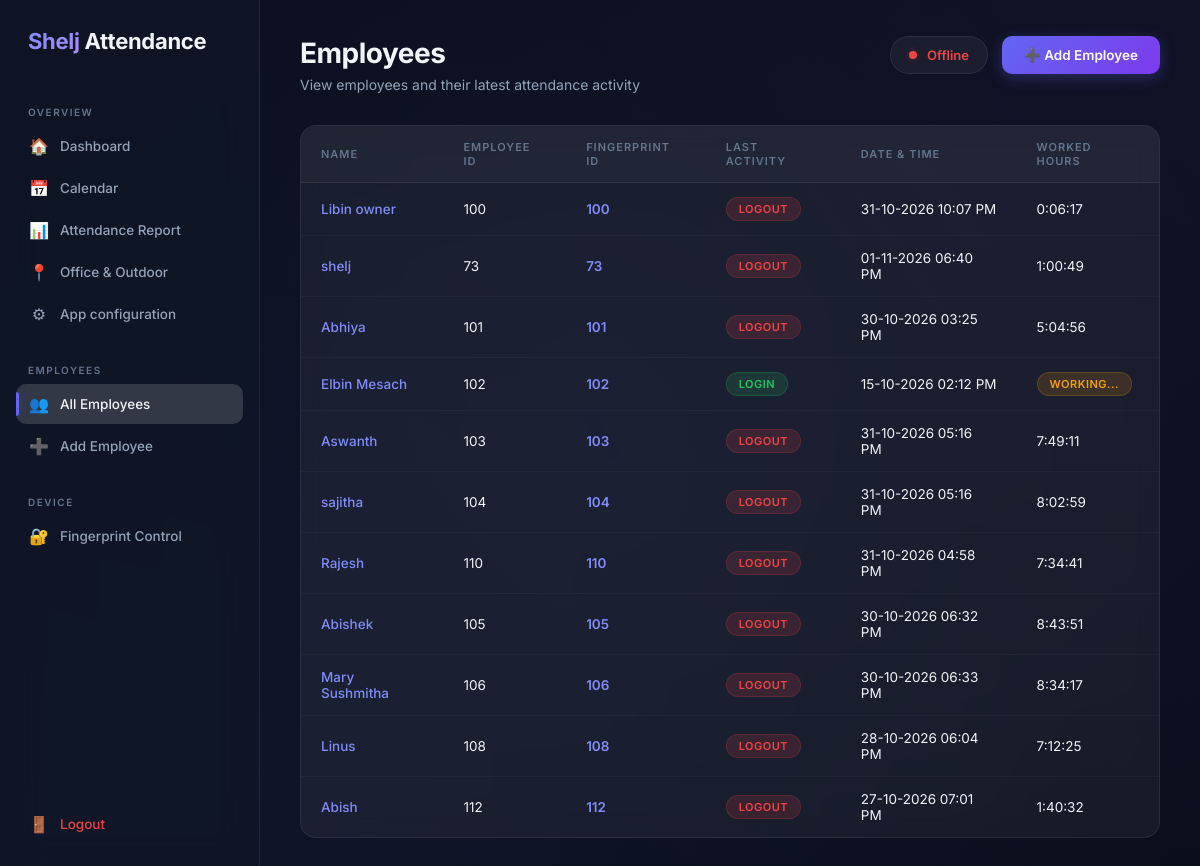
The app's page /api/employees/ (signed in) with its own data.
### attendance/models.py (models this page shows, shortened)
class Employee(models.Model):
    login_notifications_enabled = models.BooleanField(default=True)
    user = models.OneToOneField(settings.AUTH_USER_MODEL, on_delete=models.PROTECT, related_name="employee")
    name = models.CharField(max_length=150)
    employee_id = models.CharField(max_length=50, unique=True)
    fingerprint_id = models.CharField(max_length=100, unique=True)

class AttendanceSession(models.Model):
    employee = models.ForeignKey(
        Employee,
        on_delete=models.CASCADE,
        related_name="attendance_sessions",
    )
    login_at = models.DateTimeField()
    logout_at = models.DateTimeField(null=True, blank=True)
    worked_hours = models.DurationField(
        null=True,
        blank=True,
    )
    created_at = models.DateTimeField(auto_now_add=True)
    updated_at = models.DateTimeField(auto_now=True)

### attendance/views.py (the view)
@login_required
def employee_list(request):
    employees = Employee.objects.all().prefetch_related(
        "attendance_sessions"
    )
    employee_data = []
    for employee in employees:
        last_session = (
            employee.attendance_sessions
            .order_by("-login_at")
            .first()
        )
        if last_session is None:
            last_action = "No attendance"
            last_time = None
        elif last_session.logout_at is not None:
            last_action = "Logout"
            last_time = last_session.logout_at
        else:
            last_action = "Login"
            last_time = last_session.login_at
        employee_data.append({
            "employee": employee,
            "last_action": last_action,
            "last_time": last_time,
            "worked_hours": last_session.worked_hours if last_session else None,
        })
    return render(
        request,
        "attendance/employees.html",
        {
            "employee_data": employee_data,
        },
    )

### attendance/context_processors.py (called while the page is built)
def device_status(request):
    device = (
        AttendanceDevice.objects
        .filter(is_active=True)
        .first()
    )
    return {
        "device": device,
    }

### attendance/mobile_render.py (called while the page is built)
def render(request, template_name, context=None, *args, **kwargs):
    if not getattr(request, "mobile_api", False):
        return html_render(request, template_name, context, *args, **kwargs)
    data = serialize(context or {})
    if "calendar_days" in data:
        import json
        data["calendar_days"] = json.loads(data["calendar_days"])
    return JsonResponse(data)

### attendance/models.py (called while the page is built)
    @property
    def is_online(self):
        if self.last_seen is None:
            return False
        return timezone.now() - self.last_seen < timedelta(minutes=2)

### attendance/templates/attendance/employees.html (shortened to what this page needs)
{% extends "attendance/base.html" %}
{% block nav_employees %}active{% endblock %}
{% block content %}
    <div class="page-header">
        <div>
            <h1>Employees</h1>
            <p>View employees and their latest attendance activity</p>
        </div>
        <div style="display: flex; align-items: center; gap: 14px;">
            {% if device and device.is_online %}
                <div class="device-badge online">
                    <span class="dot"></span>
                    Online
                </div>
            {% else %}
                <div class="device-badge offline">
                    <span class="dot"></span>
                    Offline
                </div>
            {% endif %}
            <a
                href="{% url 'employee_create' %}"
                class="btn btn-primary"
                id="btn-add-employee"
            >
                ➕ Add Employee
            </a>
        </div>
    </div>
    <div class="glass-table-wrap">
        <table class="glass-table" id="employees-table">
            <thead>
                <tr>
                    <th>Name</th>
                    <th>Employee ID</th>
                    <th>Fingerprint ID</th>
                    <th>Last Activity</th>
                    <th>Date & Time</th>
                    <th>Worked Hours</th>
                </tr>
            </thead>
            <tbody>
            {% for item in employee_data %}
                <tr>
                    <td>
                        <a href="{% url 'employee_detail' item.employee.id %}" id="employee-link-{{ item.employee.id }}">
                            {{ item.employee.name }}
                        </a>
                    </td>
                    <td>
                        {{ item.employee.employee_id }}
                    </td>
                    <td>
                        <span style="color: var(--accent-light); font-weight: 600;">
                            {{ item.employee.fingerprint_id }}
                        </span>
                    </td>
                    <td>
                        {% if item.last_action == "Login" %}
                            <span class="badge badge-login">LOGIN</span>
                        {% elif item.last_action == "Logout" %}
                            <span class="badge badge-logout">LOGOUT</span>
                        {% else %}
                            <span class="badge badge-empty">No attendance</span>
                        {% endif %}
                    </td>
                    <td>
                        {% if item.last_time %}
                            {{ item.last_time|date:"d-m-Y h:i A" }}
                        {% else %}
                            <span style="color: var(--text-muted);">—</span>
                        {% endif %}
                    </td>
                    <td>
                        {% if item.last_time %}
                            {% if item.employee.attendance_sessions.last.worked_hours %}
                                {{ item.employee.attendance_sessions.last.worked_hours }}
                            {% else %}
                                <span class="badge badge-working">Working...</span>
                            {% endif %}
                        {% else %}
                            <span style="color: var(--text-muted);">—</span>
                        {% endif %}
                    </td>
                </tr>
            {% empty %}
                <tr>
                    <td colspan="6" style="text-align: center; padding: 40px; color: var(--text-muted);">
                        No employees found. Click "Add Employee" to get started.
                    </td>
                </tr>
            {% endfor %}
            </tbody>
        </table>
    </div>
{% endblock %}

### attendance/templates/attendance/base.html (style rules this page uses)
*, *::before, *::after { box-sizing: border-box; margin: 0; padding: 0; }
:root { --bg-primary: #0a0e1a; --bg-secondary: #111827; --glass-bg: rgba(255, 255, 255, 0.05); --glass-border: rgba(255, 255, 255, 0.08); --glass-hover: rgba(255, 255, 255, 0.1); --glass-active: rgba(255, 255, 255, 0.15); --text-primary: #f1f5f9; --text-secondary: #94a3b8; --text-muted: #64748b; --accent: #6366f1; --accent-light: #818cf8; --accent-glow: rgba(99, 102, 241, 0.3); --success: #22c55e; --success-glow: rgba(34, 197, 94, 0.3); --danger: #ef4444; --danger-glow: rgba(239, 68, 68, 0.3); --warning: #f59e0b; --warning-glow: rgba(245, 158, 11, 0.3); --sidebar-width: 260px; --radius: 16px; --radius-sm: 10px; --transition: 0.2s cubic-bezier(0.4, 0, 0.2, 1); }
html { scroll-behavior: smooth; }
body { font-family: 'Inter', -apple-system, BlinkMacSystemFont, sans-serif; background: var(--bg-primary); color: var(--text-primary); min-height: 100vh; overflow-x: hidden; }
body::before { content: ''; position: fixed; top: -50%; left: -50%; width: 200%; height: 200%; background: radial-gradient(circle at 20% 80%, rgba(99, 102, 241, 0.08) 0%, transparent 50%), radial-gradient(circle at 80% 20%, rgba(139, 92, 246, 0.06) 0%, transparent 50%), radial-gradient(circle at 50% 50%, rgba(59, 130, 246, 0.04) 0%, transparent 50%); animation: bgShift 20s ease-in-out infinite; z-index: -1; }
.page-header { display: flex; justify-content: space-between; align-items: flex-start; margin-bottom: 32px; }
.page-header h1 { font-size: 28px; font-weight: 700; letter-spacing: -0.5px; margin-bottom: 6px; }
.page-header p { color: var(--text-secondary); font-size: 14px; }
.device-badge { display: flex; align-items: center; gap: 10px; padding: 10px 18px; border-radius: 50px; background: var(--glass-bg); backdrop-filter: blur(12px); -webkit-backdrop-filter: blur(12px); border: 1px solid var(--glass-border); font-size: 13px; font-weight: 600; }
.device-badge .dot { width: 8px; height: 8px; border-radius: 50%; flex-shrink: 0; }
.device-badge.offline .dot { background: var(--danger); box-shadow: 0 0 8px var(--danger-glow); }
.device-badge.offline { color: var(--danger); }
.glass-table-wrap { background: var(--glass-bg); backdrop-filter: blur(12px); -webkit-backdrop-filter: blur(12px); border: 1px solid var(--glass-border); border-radius: var(--radius); overflow: hidden; }
.glass-table { width: 100%; border-collapse: collapse; }
.glass-table th, .glass-table td { padding: 14px 20px; text-align: left; font-size: 13.5px; }
.glass-table thead th { background: rgba(255, 255, 255, 0.03); color: var(--text-muted); font-weight: 600; font-size: 11px; text-transform: uppercase; letter-spacing: 1px; border-bottom: 1px solid var(--glass-border); }
.glass-table tbody tr { border-bottom: 1px solid rgba(255, 255, 255, 0.03); transition: var(--transition); }
.glass-table tbody tr:last-child { border-bottom: none; }
.glass-table a { color: var(--accent-light); text-decoration: none; font-weight: 500; }
.badge { display: inline-flex; align-items: center; padding: 4px 12px; border-radius: 50px; font-size: 11px; font-weight: 600; text-transform: uppercase; letter-spacing: 0.5px; }
.badge-login { background: rgba(34, 197, 94, 0.15); color: var(--success); border: 1px solid rgba(34, 197, 94, 0.2); }
.badge-logout { background: rgba(239, 68, 68, 0.15); color: var(--danger); border: 1px solid rgba(239, 68, 68, 0.2); }
.badge-working { background: rgba(245, 158, 11, 0.15); color: var(--warning); border: 1px solid rgba(245, 158, 11, 0.2); }
.btn { display: inline-flex; align-items: center; justify-content: center; gap: 8px; padding: 11px 22px; border: none; border-radius: var(--radius-sm); font-family: inherit; font-size: 13.5px; font-weight: 600; cursor: pointer; transition: var(--transition); text-decoration: none; }
.btn-primary { background: linear-gradient(135deg, var(--accent), #7c3aed); color: white; box-shadow: 0 4px 15px var(--accent-glow); }

### records on screen
Employee: employee.name "Libin owner", employee.employee_id "100", employee.fingerprint_id "100", shows "LOGOUT", last_time "31-10-2026 10:07 PM", employee.attendance_sessions.last.worked_hours "0:06:17"
Employee: employee.name "shelj", employee.employee_id "73", employee.fingerprint_id "73", shows "LOGOUT", last_time "01-11-2026 06:40 PM", employee.attendance_sessions.last.worked_hours "1:00:49"
Employee: employee.name "Abhiya", employee.employee_id "101", employee.fingerprint_id "101", shows "LOGOUT", last_time "30-10-2026 03:25 PM", employee.attendance_sessions.last.worked_hours "5:04:56"
Employee: employee.name "Elbin Mesach", employee.employee_id "102", employee.fingerprint_id "102", shows "LOGIN", last_time "15-10-2026 02:12 PM", shows "WORKING..."
Employee: employee.name "Aswanth", employee.employee_id "103", employee.fingerprint_id "103", shows "LOGOUT", last_time "31-10-2026 05:16 PM", employee.attendance_sessions.last.worked_hours "7:49:11"
Employee: employee.name "sajitha", employee.employee_id "104", employee.fingerprint_id "104", shows "LOGOUT", last_time "31-10-2026 05:16 PM", employee.attendance_sessions.last.worked_hours "8:02:59"
Employee: employee.name "Rajesh", employee.employee_id "110", employee.fingerprint_id "110", shows "LOGOUT", last_time "31-10-2026 04:58 PM", employee.attendance_sessions.last.worked_hours "7:34:41"
Employee: employee.name "Abishek", employee.employee_id "105", employee.fingerprint_id "105", shows "LOGOUT", last_time "30-10-2026 06:32 PM", employee.attendance_sessions.last.worked_hours "8:43:51"
Employee: employee.name "Mary Sushmitha", employee.employee_id "106", employee.fingerprint_id "106", shows "LOGOUT", last_time "30-10-2026 06:33 PM", employee.attendance_sessions.last.worked_hours "8:34:17"
Employee: employee.name "Linus", employee.employee_id "108", employee.fingerprint_id "108", shows "LOGOUT", last_time "28-10-2026 06:04 PM", employee.attendance_sessions.last.worked_hours "7:12:25"
Employee: employee.name "Abish", employee.employee_id "112", employee.fingerprint_id "112", shows "LOGOUT", last_time "27-10-2026 07:01 PM", employee.attendance_sessions.last.worked_hours "1:40:32"
